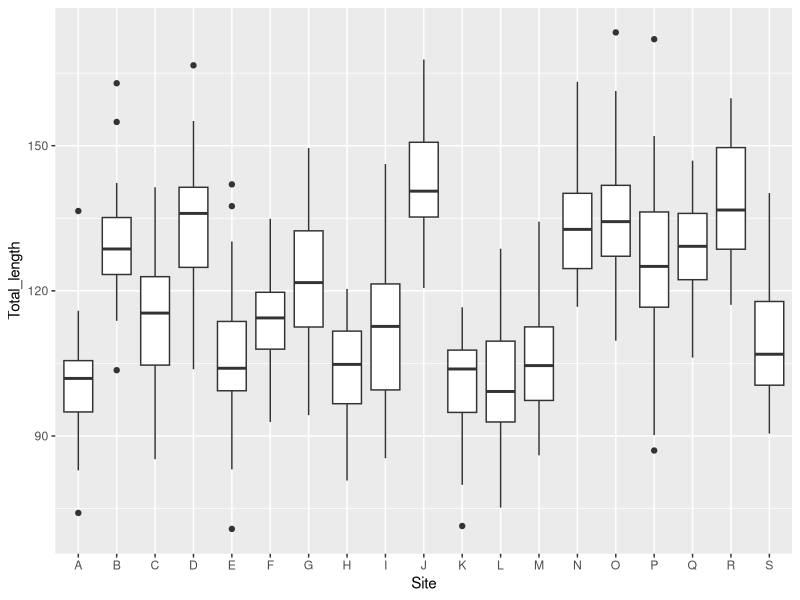

Recreate this plot in R. (Note: this script raises an error after producing the figure.)
# Week 2: Data manipulation

## This week, we're talking about dplyr
## It corresponds with chapter 5 of R for Data Science 
  ## (http://r4ds.had.co.nz/transform.html)
library(tidyverse)
library(cowplot)

lizards <- read_csv("data/anoles.csv")
tidy_quakes <- as_tibble(quakes) # A dataset of earthquakes near Fiji

#### mutate(): add a new column to a data frame ####

  mutate(.data = lizards, Total_length = SVL + Tail)
  # Note that you don't have to explicitly name the .data argument; just put it first
  mutate(lizards, Total_length = SVL + Tail)
  
  # You can mutate multiple variables in one command
  mutate(lizards, 
         total_length = SVL + Tail,
         rel_limb = Limb/SVL,
         log_total_length = log(total_length)) # You can refer to previously created columns 
  
#### The Pipe ( %>% ) ####
  
  mutate(lizards, Total_length = SVL + Tail)
  lizards %>% mutate(Total_length = SVL + Tail)
  
  # The pipe strings together functions.
  # It takes the result of one function and makes it the first argument of the next
  # b(a(x)) can be re-written as x %>% a() %>% b()
  # Think of it as "then"
  # Take x, then do a, then do b
  # This makes the order you write your code the same as the order it's executed.
  
  # Almost all of the functions in the tidyverse take data as the first argument, 
    # so the pipe can be very powerful
  
  # Example: take the lizard data set, then calculate the total length, then see how it varies among sites
  lizards %>% 
    mutate(Total_length = SVL + Tail) %>% 
    ggplot()+ aes(x = Site, y = Total_length) + geom_boxplot()

  # RStudio shortcut: Ctrl + Shift + M (Cmd + Shift + M on Mac)

  
  # Some other useful mutate commands
  lizards %>% mutate(intercept = 1) # creates a fixed column
  lizards %>% mutate(row_number = 1:n()) 
  
#### Exercises: 
  # 1. Add a column to the lizards dataset that gives the lizard's height relative to the maximum height.  Hint: max(x) shows the largest value of x. 
 
  # 2. Make a plot of relative limb length (Limb/SVL) vs. perch circumference (Diameter * pi)
  lizards %>% 
    # your code here %>% 
  ggplot() + aes(x = rel_limb, y = perch_circum) + geom_point()
  
#### filter(): returns subsets of a data frame ####
  filter(lizards, SVL > 60)
  # See what's going on here, look at the large column:
  mutate(lizards, large = SVL > 60)

  # This is a logical (TRUE/FALSE) column;
  # A filter command returns every row where SVL > 60 is TRUE
  
  # Logical vectors are created from conditional statements:
  # x == y; TRUE if x equals y
  # x != y; TRUE if x does not equal y
  # x > y; x >= y; 
  # x < y; x <= y; 
  # between(x, y, z); TRUE if x >= y AND x <= z
  # x %in% y; TRUE if x is an element in y
  # is.na(x); TRUE if x is a missing value (NA)
  
  # Combining and modifying logical values:
  # x & y  - returns TRUE if both x and y are TRUE
  # x | y - returns TRUE if either x or y are TRUE
  # !x - returns the opposite of x
    # This is useful to combine with other logical functions
    # filter(data, !is.na(x))  will remove all rows where x is a missing value
  

  # What's the SVL-Height relationship for Blue lizards in sites A through E?
  lizards %>% # You can filter multiple statements
    filter(Color == "Blue",
           Site %in% c("A", "B", "C", "D", "E")) %>%
    ggplot(aes(x = SVL, y = Height, color = Site)) + geom_point()

#### Exercises:
#### 
  # 3. Print a dataframe that shows only the lizards higher than 150 cm. Working off your code, count how many there were.
  
  # 4. How many lizards perching on trees or shrubs aren't brown?  Visualize the height to diameter relationship between them.
  
#### select(): keep or remove columns ####

lizards %>% select(Site, Color, SVL) # keeps the columns Site, Color, SVL

# Three ways to select variables:
# By name (which we just did)

# From a character vector
keep_cols = c("Site", "Color", "SVL")
lizards %>% select(keep_cols)

# By position
lizards %>% select( 1, 2, 7) 
lizards %>% select(1:4) # this is more useful for ranges of values

# Use negative signs to REMOVE columns
lizards %>% select(-Color, -Limb)
lizards %>% select(-(1:5))

#### arrange(): Sorts your columns ####

lizards %>% arrange(Mass) # Sorts from lowest to highest
lizards %>% arrange(desc(Mass)) # use desc() to sort from highest to lowest

  # Categorical variables:
lizards %>% arrange(Site) # Note how there's some ties
lizards %>% arrange(Site, Color, SVL) # You can add extra variables to break ties

  # This can be useful for creating rankings
  lizards %>% arrange(desc(SVL)) %>% 
    mutate(size_rank = 1:n())

#### summarize(): create summary statistics ####
  lizards %>% summarize(mean_SVL = mean(SVL), sd_SVL = sd(SVL),
                        med_SVL = median(SVL), count = n())
  # Summarize takes in a bunch of rows and returns one.  
  # You can use any function that takes in a vector and returns a single value.
  
  # One useful trick for getting proportions:
  lizards %>% summarize(prop_tree = mean(Perch_type == "Tree"), 
                        prop_shrub = mean(Perch_type == "Shrub"),
                        prop_building = mean(Perch_type == "Building"),
                        prop_other = 1 - (prop_tree + prop_shrub + prop_building))
  
  lizards %>% summarize_all(mean) # summarize_all applies the function to each variable.  Note that we're getting NAs for some, because you can't take the mean of a category.  
   
#### group_by(): apply functions separately to each group ####

# Summarize (and other functions) become much powerful when applied to group_data

  lizards %>% group_by(Site) # This doesn't seem to do much 
  
  lizards %>% group_by(Site) %>% 
    summarize(mean_SVL = mean(SVL), count = n()) 
  # But that's interesting...

  # You can group by multiple factors:
  lizards %>% group_by(Site, Color) %>% 
    summarize(mean_SVL = mean(SVL), count = n()) %>% ungroup() 
  
  # A more complicated example:
  # Plot the mean +/- standard error of each color at each site
  lizards %>% group_by(Site, Color) %>% 
    # Calculate Mean and SE
    summarize(mean_SVL = mean(SVL), std_err = sd(SVL) / sqrt(n())) %>% #
    ungroup() %>% 
    # Calculate upper/lower limits for error bars
    mutate(lower = mean_SVL - std_err, upper = mean_SVL + std_err) %>% 
    ggplot() + # Create the plot
    aes(x = Site, y = mean_SVL, color = Color, ymin = lower, ymax = upper) + 
    # Add the points and error bars
    geom_errorbar(position = position_dodge(width = .45)) +
    # Note that position argument is used to keep the colors from overlapping
    geom_point(position = position_dodge(width = .45))  
  
# group_by() doesn't just work with summarize()
  
  # What's the relative height of each lizard within each site?
  lizards %>% group_by(Site) %>% 
    mutate(rel_height = Height/max(Height)) %>% 
    # Note here that max(Height) was applied within sites
    ungroup %>% 
    ggplot(aes(x = Site, y = rel_height)) + geom_jitter(width = .2)

#### Exercises:

  # 5. Visualize the relationship between the maximum height at a site and the average limb length
  lizards %>% 
    # Your code here %>% 
    ggplot() + aes(x = max_height, y = mean_limb) + 
    geom_smooth(method = "lm") + geom_point() 
    
  # Advanced question: For each site, what's the mean limb length of the five largest individuals (by SVL)? What proportion of these indiviuals is blue? 
  